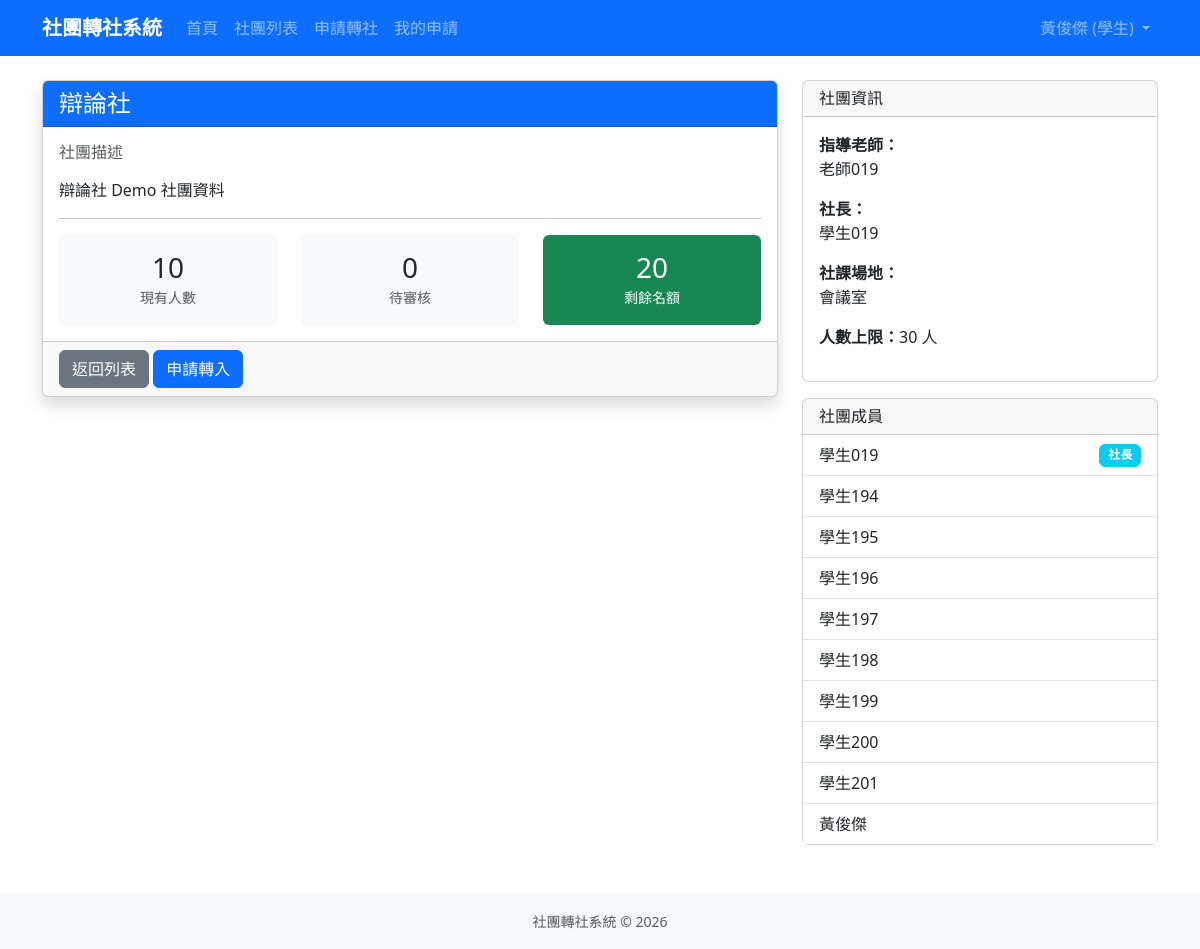
Screenshot of /clubs/35/ (signed in) with the database file from the repository.
### accounts/models.py (models this page shows, shortened)
class User(django.contrib.auth.models.AbstractUser):
    ROLE_CHOICES = [
        ('student', '學生'),
        ('president', '社長'),
        ('teacher', '指導老師'),
        ('admin', '訓育組（管理員）'),
    ]
    role = models.CharField(
        max_length=20,
        choices=ROLE_CHOICES,
        default='student',
        verbose_name='身分組'
    )
    student_id = models.CharField(
        max_length=20,
        blank=True,
        verbose_name='學號'
    )
    class_name = models.CharField(
        max_length=20,
        blank=True,
        verbose_name='班級'
    )
    seat_number = models.PositiveSmallIntegerField(
        null=True,
        blank=True,
        verbose_name='座號'
    )
    club = models.ForeignKey(
        'clubs.Club',
        on_delete=models.SET_NULL,
        null=True,
        blank=True,
        verbose_name='所屬社團',
        related_name='members'
    )
    class Meta:
        verbose_name = '使用者'
        verbose_name_plural = '使用者'

### clubs/models.py (models this page shows, shortened)
class Club(models.Model):
    CATEGORY_CHOICES = [
        ('academic', '學術類'),
        ('arts', '藝文類'),
        ('performance', '藝能類'),
        ('recreation', '康輔類'),
        ('sports', '體育類'),
    ]
    code = models.CharField(max_length=10, unique=True, null=True, blank=True, verbose_name='社團代號')
    name = models.CharField(max_length=100, verbose_name='社團名稱')
    teacher = models.CharField(max_length=50, default='', verbose_name='指導老師')
    president = models.CharField(max_length=50, default='', verbose_name='社長')
    location = models.CharField(max_length=100, blank=True, verbose_name='社課場地')
    category = models.CharField(max_length=20, choices=CATEGORY_CHOICES, blank=True, verbose_name='類別')
    description = models.TextField(blank=True, verbose_name='社團描述')
    max_members = models.PositiveIntegerField(default=30, verbose_name='人數上限')
    current_members = models.PositiveIntegerField(default=0, verbose_name='現有人數')
    is_active = models.BooleanField(default=True, verbose_name='啟用中')
    created_at = models.DateTimeField(auto_now_add=True, verbose_name='建立時間')
    updated_at = models.DateTimeField(auto_now=True, verbose_name='更新時間')
    class Meta:
        verbose_name = '社團'
        verbose_name_plural = '社團'
        ordering = ['name']
    def has_available_slots(self):
        return self.current_members < self.max_members
    def get_remaining_slots(self):
        return max(0, self.max_members - self.current_members)

### clubs/views.py (the view)
# urls.py: path('<int:pk>/', views.ClubDetailView.as_view(), name='club_detail'),
class ClubDetailView(LoginRequiredMixin, DetailView):
    model = Club
    template_name = 'clubs/club_detail.html'
    context_object_name = 'club'
    def get_context_data(self, **kwargs):
        context = super().get_context_data(**kwargs)
        club = self.object
        pending_count = club.transfer_in_requests.filter(
            status__in=['new_president_pending', 'new_teacher_pending']
        ).count()
        context['pending_count'] = pending_count
        context['remaining_slots'] = club.get_remaining_slots()
        president = get_user_from_display_text(club.president)
        members = list(club.members.all())
        context['members'] = sorted(
            members,
            key=lambda member: (
                0 if president and member.pk == president.pk else 1,
                member.first_name or member.username,
            ),
        )
        context['teacher_name'] = display_name_without_username(club.teacher)
        context['president_name'] = display_name_without_username(club.president)
        return context

### accounts/permissions.py (called while the page is built)
def is_training_admin(user):
    return bool(
        user
        and user.is_authenticated
        and (user.is_superuser or getattr(user, 'role', None) == 'admin')
    )

def is_actual_club_president(user):
    if not user or not user.is_authenticated or getattr(user, 'role', None) != 'president':
        return False
    return any(
        display_text_matches_user(club.president, user)
        for club in Club.objects.filter(is_active=True).exclude(president='')
    )

def is_assigned_club_teacher(user):
    if not user or not user.is_authenticated or getattr(user, 'role', None) != 'teacher':
        return False
    return any(
        display_text_matches_user(club.teacher, user)
        for club in Club.objects.filter(is_active=True).exclude(teacher='')
    )

def can_review_transfer_requests(user):
    return (
        is_training_admin(user)
        or is_actual_club_president(user)
        or is_assigned_club_teacher(user)
    )

### accounts/templatetags/account_extras.py (called while the page is built)
def user_is_club_president(user, club):
    if not user or not club or not getattr(club, 'president', ''):
        return False
    resolved_president = get_user_from_display_text(club.president)
    if resolved_president:
        return resolved_president.pk == user.pk
    return club.president.strip() == user.username

@register.filter
def display_role(user):
    if getattr(user, 'role', None) == 'president' and not user_is_club_president(user, user.club):
        return '學生'
    return user.get_role_display()

@register.simple_tag
def is_club_president(user, club):
    return user_is_club_president(user, club)

@register.filter
def can_review_transfers(user):
    return can_review_transfer_requests(user)

### clubs/views.py (called while the page is built)
def display_name_without_username(value):
    return re.sub(r'\s*\([^()]+\)\s*$', '', value or '').strip()

### transfers/context_processors.py (called while the page is built, shortened)
def transfer_window(request):
    context = get_transfer_window_state()
    user = getattr(request, 'user', None)
    context['admin_pending_review_count'] = 0
    return context

### transfers/models.py (called while the page is built)
def get_user_from_display_text(value):
    if not value:
        return None
    if not isinstance(value, str):
        return value
    match = re.search(r'\(([^()]+)\)\s*$', value.strip())
    username = match.group(1).strip() if match else value.strip()
    if not username:
        return None
    from django.apps import apps
    app_label, model_name = settings.AUTH_USER_MODEL.split('.', 1)
    User = apps.get_model(app_label, model_name)
    try:
        return User.objects.get(username=username)
    except User.DoesNotExist:
        return None

### templates/clubs/club_detail.html (shortened to what this page needs)
{% extends 'base.html' %}
{% load account_extras %}
{% block content %}
<div class="row">
    <div class="col-md-8">
        <div class="card shadow">
            <div class="card-header bg-primary text-white">
                <h4 class="mb-0">{{ club.name }}</h4>
            </div>
            <div class="card-body">
                <h6 class="text-muted">社團描述</h6>
                <p>{{ club.description|default:"暫無描述"|linebreaks }}</p>
                <hr>
                <div class="row text-center">
                    <div class="col-4">
                        <div class="p-3 bg-light rounded">
                            <h3 class="mb-0">{{ club.current_members }}</h3>
                            <small class="text-muted">現有人數</small>
                        </div>
                    </div>
                    <div class="col-4">
                        <div class="p-3 bg-light rounded">
                            <h3 class="mb-0">{{ pending_count }}</h3>
                            <small class="text-muted">待審核</small>
                        </div>
                    </div>
                    <div class="col-4">
                        <div class="p-3 {% if remaining_slots > 0 %}bg-success text-white{% else %}bg-danger text-white{% endif %} rounded">
                            <h3 class="mb-0">{{ remaining_slots }}</h3>
                            <small>剩餘名額</small>
                        </div>
                    </div>
                </div>
            </div>
            <div class="card-footer">
                <a href="{% url 'club_list' %}" class="btn btn-secondary">返回列表</a>
                {% if user.role == 'student' and transfer_window_is_open %}
                    {% if club.has_available_slots %}
                        <a href="{% url 'transfer_apply' %}?target_club={{ club.pk }}" class="btn btn-primary">申請轉入</a>
                    {% else %}
                        <button class="btn btn-secondary" disabled>已額滿</button>
                    {% endif %}
                {% endif %}
            </div>
        </div>
    </div>
    <div class="col-md-4">
        <div class="card">
            <div class="card-header">
                <h6 class="mb-0">社團資訊</h6>
            </div>
            <div class="card-body">
                <p><strong>指導老師：</strong><br>{{ teacher_name|default:"未設定" }}</p>
                <p><strong>社長：</strong><br>{{ president_name|default:"未設定" }}</p>
                <p><strong>社課場地：</strong><br>{{ club.location|default:"未設定" }}</p>
                <p><strong>人數上限：</strong>{{ club.max_members }} 人</p>
            </div>
        </div>
        <div class="card mt-3">
            <div class="card-header">
                <h6 class="mb-0">社團成員</h6>
            </div>
            <div class="card-body p-0">
                <ul class="list-group list-group-flush">
                    {% for member in members %}
                        <li class="list-group-item d-flex justify-content-between align-items-center">
                            {{ member.get_full_name|default:member.username }}
                            {% is_club_president member club as member_is_president %}
                            {% if member_is_president %}
                                <span class="badge role-badge-president">社長</span>
                            {% endif %}
                        </li>
                    {% empty %}
                        <li class="list-group-item text-muted">暫無成員</li>
                    {% endfor %}
                </ul>
            </div>
        </div>
    </div>
</div>
{% endblock %}

### templates/base.html (shortened to what this page needs)
<!DOCTYPE html>
{% load account_extras %}
<html lang="zh-TW">
<head>
    <link href="https://cdn.jsdelivr.net/npm/bootstrap@5.3.0/dist/css/bootstrap.min.css" rel="stylesheet">
</head>
<body>
    <nav class="navbar navbar-expand-lg navbar-dark bg-primary">
        <div class="container">
            <a class="navbar-brand" href="{% url 'home' %}">社團轉社系統</a>
            <div class="collapse navbar-collapse" id="navbarNav">
                <ul class="navbar-nav me-auto">
                    <li class="nav-item">
                        <a class="nav-link" href="{% url 'home' %}">首頁</a>
                    </li>
                    <li class="nav-item">
                        <a class="nav-link" href="{% url 'club_list' %}">社團列表</a>
                    </li>
                    {% if user.is_authenticated %}
                        {% if user.role == 'student' %}
                            {% if transfer_window_is_open %}
                                <li class="nav-item">
                                    <a class="nav-link" href="{% url 'transfer_apply' %}">申請轉社</a>
                                </li>
                            {% endif %}
                            <li class="nav-item">
                                <a class="nav-link" href="{% url 'my_requests' %}">我的申請</a>
                            </li>
                        {% endif %}
                    {% endif %}
                </ul>
                <ul class="navbar-nav">
                    {% if user.is_authenticated %}
                        <li class="nav-item dropdown">
                            <a class="nav-link dropdown-toggle" href="#" role="button" data-bs-toggle="dropdown">
                                {{ user.get_full_name|default:user.username }} ({{ user|display_role }})
                            </a>
                        </li>
                    {% else %}
                        <li class="nav-item">
                            <a class="nav-link" href="{% url 'login' %}">登入</a>
                        </li>
                    {% endif %}
                </ul>
            </div>
        </div>
    </nav>
    <main class="container my-4">
        {% block content %}{% endblock %}
    </main>
    <footer class="bg-light py-3 mt-5">
        <div class="container text-center text-muted">
            <small>社團轉社系統 &copy; 2026</small>
        </div>
    </footer>
</body>
</html>

### templates/base.html (style rules this page uses)
.navbar-brand { font-weight: bold; }
.role-badge-president { background-color: #0dcaf0; color: #fff; border: 1px solid #0dcaf0; }

### rows the page displays
User: get_full_name "黃俊傑", role "學生"
Club: name "辯論社", description "辯論社 Demo 社團資料", current_members "10", location "會議室", max_members "30"
User: first_name "學生019", get_full_name "學生019", shows "社長"
User: get_full_name "學生194"
User: get_full_name "學生195"
User: get_full_name "學生196"
User: get_full_name "學生197"
User: get_full_name "學生198"
User: get_full_name "學生199"
User: get_full_name "學生200"
User: get_full_name "學生201"

### other values shown
{{ pending_count }} "0"
{{ remaining_slots }} "20"
{{ teacher_name|default:"未設定" }} "老師019"
